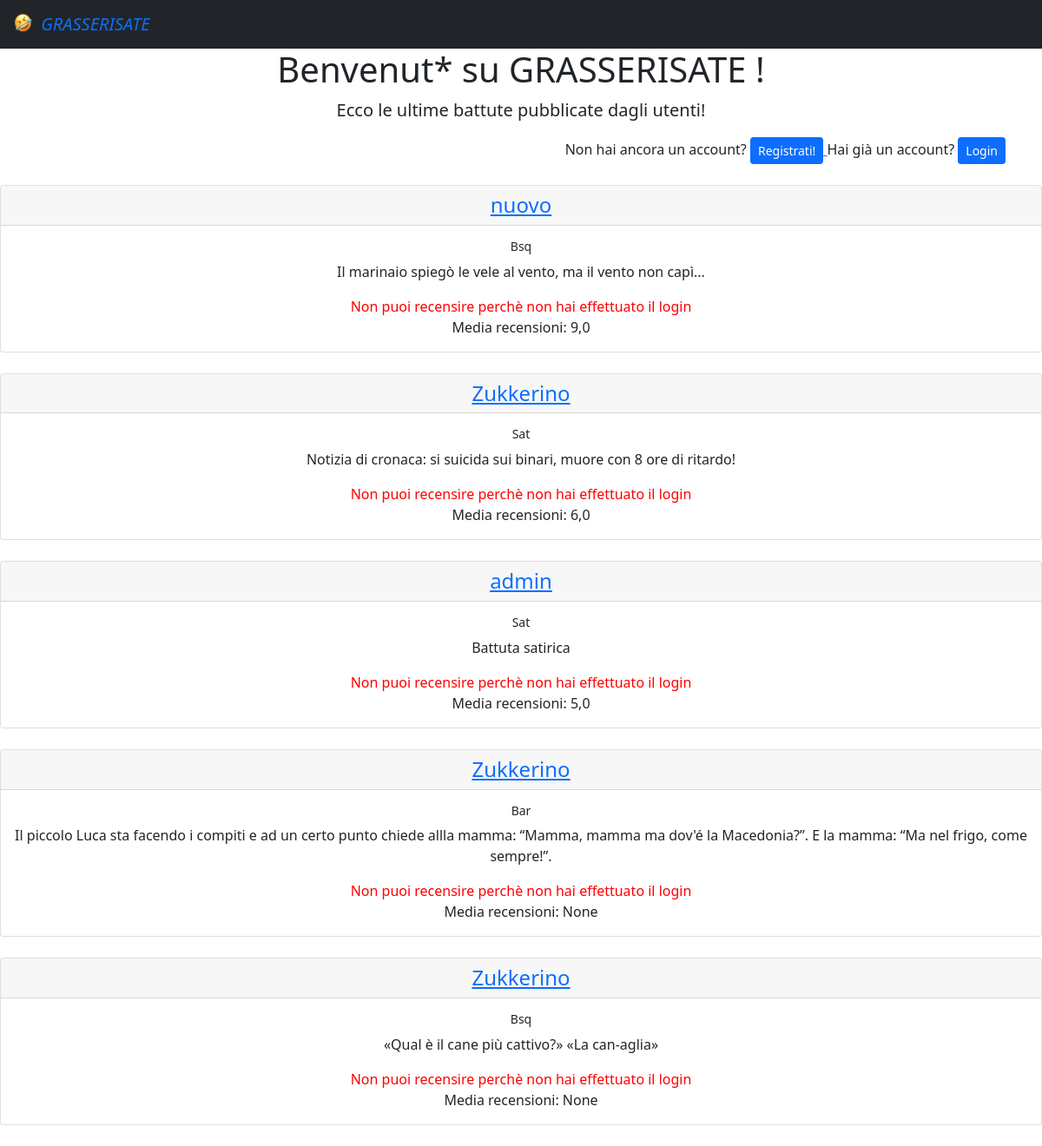
Before: / with the older database file.
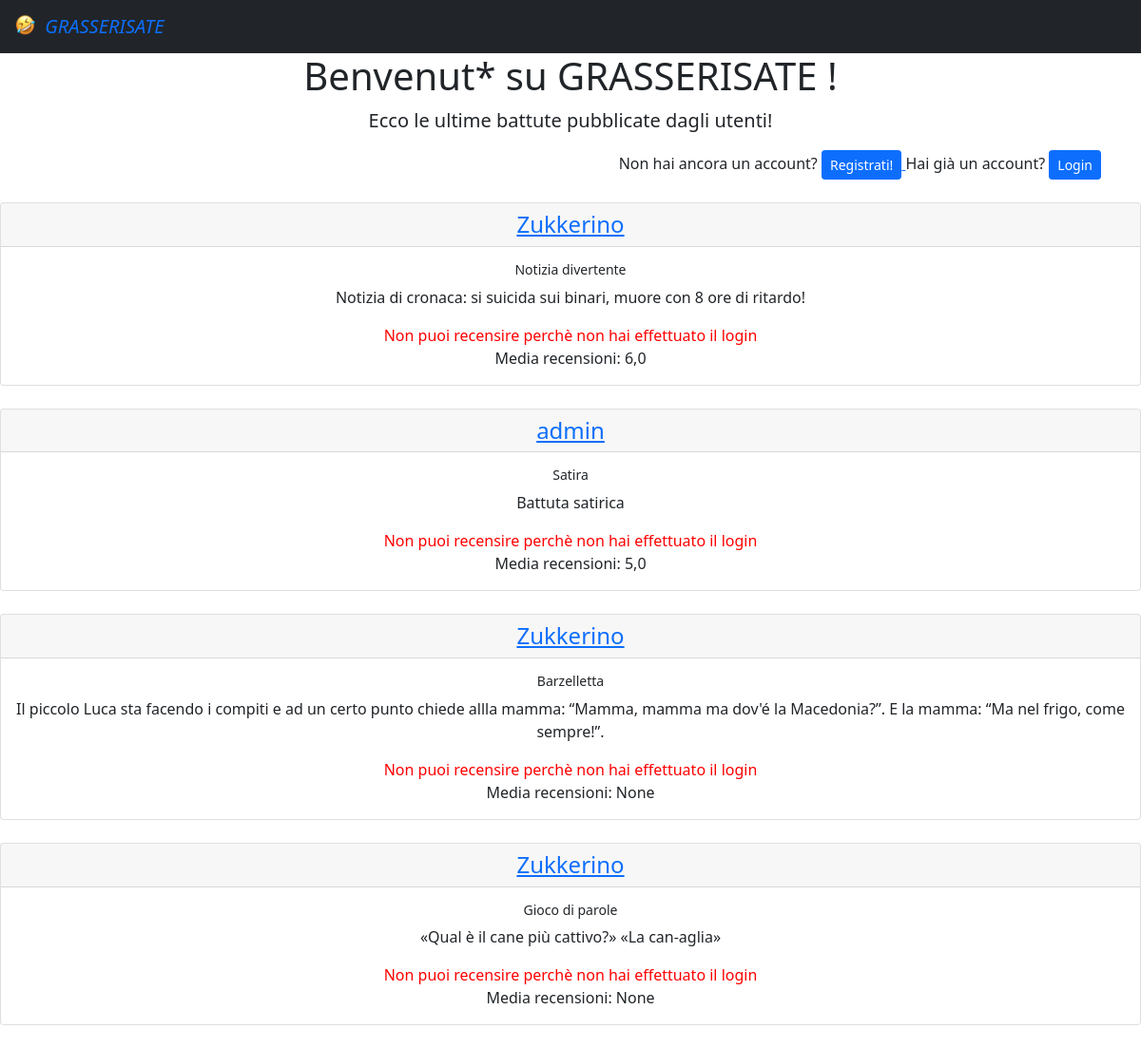
After: the same page with the newer database file.
### esame/models.py (models this page shows)
class Battute(models.Model):
    testo = models.TextField(default="")
    utente = models.ForeignKey(User, on_delete=models.CASCADE, related_name='utentebat')
    tempo = models.DateTimeField(auto_now=True)
    tipo = models.CharField(choices=SCELTE, default='bar', max_length=25)
    @property
    def calcola_media(self):
        media_tupla = self.battutarec.all().aggregate(Avg('voto'))
        media_lunga = media_tupla['voto__avg']
        if type(media_lunga) is NoneType:
            media = media_lunga
        else:
            media = round(media_lunga, 2)
        return media

### esame/views.py (the view)
# urls.py: path('', views.HomeView.as_view(), name='home'),
class HomeView(ListView):
    template_name = 'home.html'
    model = Battute
    def get_queryset(self):
        return self.model.objects.order_by('-tempo')

### templates/home.html (shortened to what this page needs)
<html lang="en">
{% extends 'base.html' %}
{% block contenuto %}
    <div class="container">
        <h1> <div style="text-align: center;"> Benvenut* su GRASSERISATE {% if user.is_authenticated %} , {{ user.username }}{% endif %}!</div></h1>
        <p class="lead" style="text-align:center">
            Ecco le ultime battute pubblicate dagli utenti!
        </p>
        {% if user.is_authenticated %}
            <div style="text-align:center">
            <a href="{% url  "feed" %}">
                    <button type="button" class="btn btn-warning">
                        Il tuo feed
                    </button>
                </a>
                <a href="{% url  "aggiungi_battuta"%}">
                    <button type="button" class="btn btn-primary">
                        Aggiungi una battuta!
                    </button>
                </a>
                <a href="{% url  "profilo" pk=user.id %}">
                    <button type="button" class="btn btn-info">
                        Vai al tuo profilo!
                    </button>
                </a>
                <a href="{% url  "filtro"%}">
                    <button type="button" class="btn btn-secondary">
                        Filtra
                    </button>
                </a>
                <a href='{% url 'logout' %}'>
                    <button type="button" class="btn btn-danger">
                        Logout
                    </button>
                </a>
                         </div>
        {% else %}
            <div style="text-align:right">
            Non hai ancora un account?
            <a href="{% url  "registrazione"%}">
                    <button type="button" class="btn btn-primary btn-sm">
                        Registrati!
                    </button>
                </a>
                Hai già un account?
            <a href="{% url  "login"%}">
                    <button type="button" class="btn btn-primary btn-sm">
                        Login
                    </button>
                </a>
            </div>
            </div>
        {% endif %}
    <br>
    <div style="text-align:center">
        {% for b in object_list %}
            <div class="card">
                <h4 class="card-header"> <a href="{% url "profilo" pk=b.utente_id %}"> {{ b.utente }}  </a> </h4>
                <div class="card-body">
                    <h6 class="card-title" > <small>{{ b.tipo }}</small>  </h6>
                    <p class="card-text"> {{ b.testo }} </p>
                    {% if user.is_authenticated %}
                        <a href="{% url "aggiungi_recensione" pk=b.id %}" class="btn btn-primary">Recensisci!</a>
                    {% else %}
                        <p class="card-text" style="color:red"> Non puoi recensire perchè non hai effettuato il login </p>
                    {% endif %}
                    Media recensioni: {{ b.calcola_media}}
                </div>
            </div>
            <br>
        {%  endfor %}
    </div>
{% endblock %}

### templates/base.html (shortened to what this page needs)
<!doctype html>
<html lang="en">
<head>
    <link href="https://cdn.jsdelivr.net/npm/bootstrap@5.0.2/dist/css/bootstrap.min.css" rel="stylesheet">
</head>
<body>
<nav class="navbar bg-dark">
    <div class="container-fluid">
        <a class="navbar-brand" href="{% url 'home' %}">
            {% load static %}
            <img src="{% static "logo.jpg" %}" alt="" width="30" height="24" class="d-inline-block align-text-top">
            <i> GRASSERISATE</i>
        </a>
    </div>
</nav>
{% block contenuto %}
{% endblock %}
</body>
</html>

Changed rows visible on the page:
removed Battute: utente "nuovo", tipo "Bsq", testo "Il marinaio spiegò le vele al vento, ma il vento non capì...", calcola_media "9,0"
changed Battute "Notizia di cronaca: si suicida sui binari, muore con 8 ore di ritardo!": tipo "Sat" → "Notizia divertente"
changed Battute "Battuta satirica": tipo "Sat" → "Satira"
changed Battute: tipo "Bar" → "Barzelletta"
changed Battute "«Qual è il cane più cattivo?» «La can-aglia»": tipo "Bsq" → "Gioco di parole"
